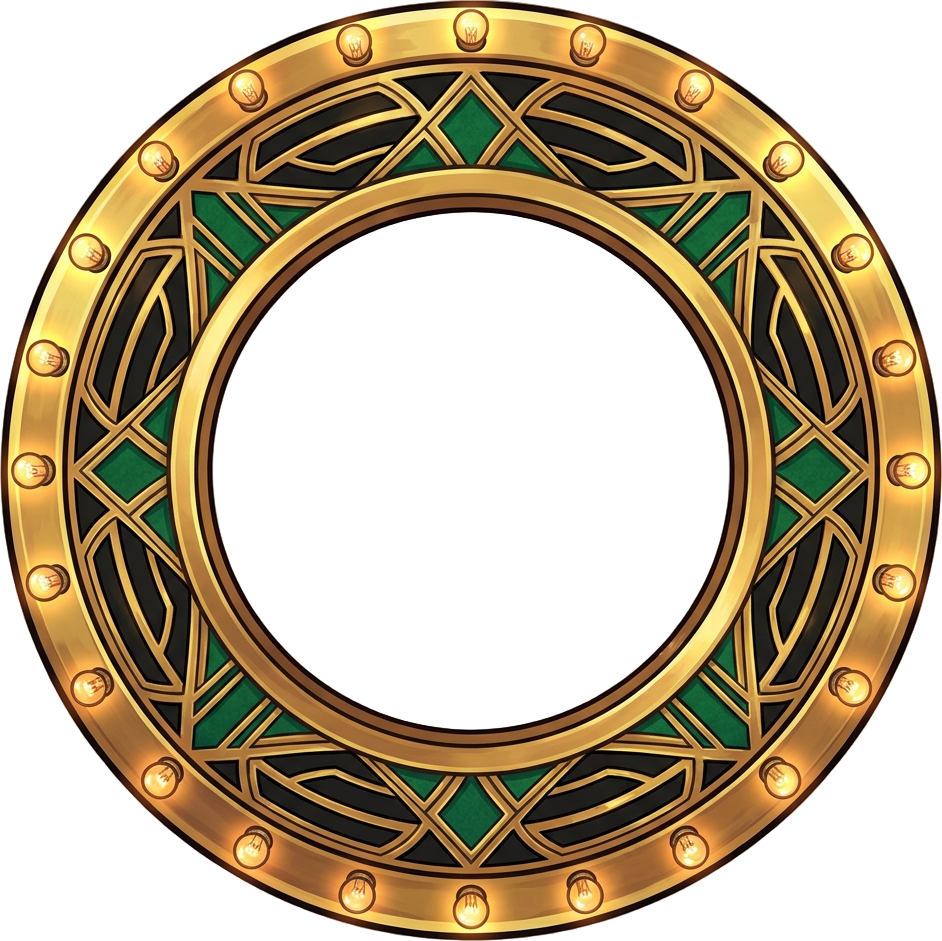
#> input picture .playbot/art-src/wheel_rim_original.png, 942 x 941 px
$ python remap_rim.py
#> lines starting #> are read from the running program, lines starting #| are printed output that depends on the picture
import os
from PIL import Image
import numpy as np
from scipy.ndimage import map_coordinates
# Project root, three levels above this file (.playbot/tools/<script>.py).
ROOT = os.path.abspath(__file__).replace("\\", "/").rsplit("/", 3)[0] + "/"
src = np.asarray(Image.open(ROOT + ".playbot/art-src/wheel_rim_original.png").convert("RGBA")).astype(np.float32)
H,W,_ = src.shape; cx, cy, R = 471.0, 470.0, 470.0
#> after `H, W, _ = src.shape`: H = 941; W = 942
N = 1024; out_c = N/2; OR = N/2 - 2
yy, xx = np.mgrid[0:N, 0:N].astype(np.float32)
dx, dy = xx-out_c, yy-out_c
r = np.sqrt(dx*dx+dy*dy)/OR; th = np.arctan2(dy, dx)
# output radial bands -> source radial ratio
# [0.80,0.86] -> src [0.585,0.645] inner gold lip ; [0.86,1.0] -> src [0.865,1.0] outer bulb band
src_r = np.where(r < 0.86, 0.585 + (r-0.80)/(0.06)*(0.645-0.585), 0.865 + (r-0.86)/(0.14)*(1.0-0.865))
sx = cx + src_r*R*np.cos(th); sy = cy + src_r*R*np.sin(th)
out = np.zeros((N,N,4), np.float32)
for c in range(4):
    out[...,c] = map_coordinates(src[...,c], [sy, sx], order=1, mode='constant', cval=0)
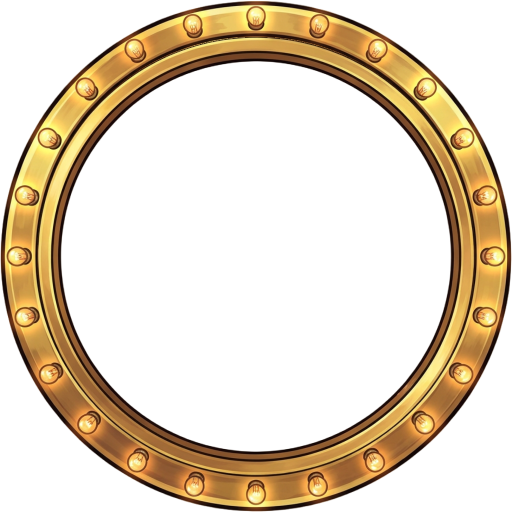
#> out: shape (1024, 1024, 4) float32 (shown at 1/2 size); mean R, G, B, A 58.4, 43.8, 22.9, 82.9; transparent parts drawn white
out[...,3] *= (r >= 0.80)  # hole
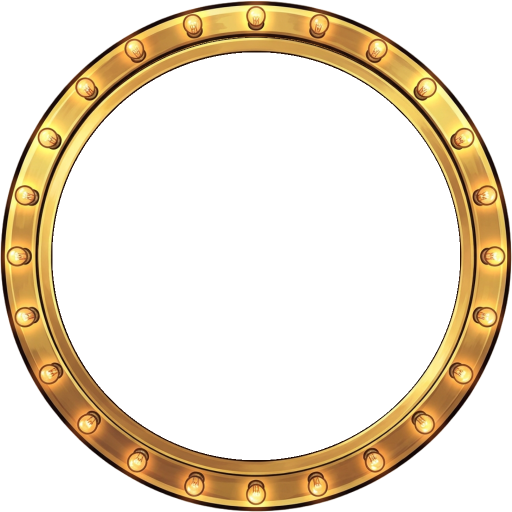
#> out: shape (1024, 1024, 4) float32 (shown at 1/2 size); mean R, G, B, A 58.4, 43.8, 22.9, 71.8; transparent parts drawn white
# soft AA at hole edge
edge = np.clip((r-0.80)/0.004, 0, 1); out[...,3] *= edge
Image.fromarray(out.clip(0,255).astype(np.uint8)).save(ROOT + "Assets/Art/Wheel/wheel_rim.png")
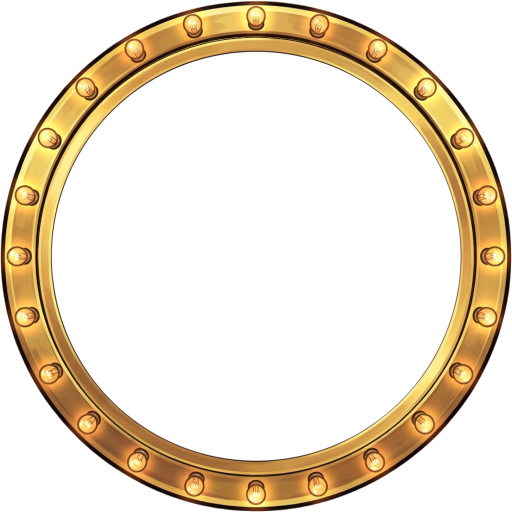
#> saved as wheel_rim.png: PIL image 1024x1024 RGBA (shown at 1/2 size); mean R, G, B, A 58.2, 43.7, 22.7, 71; transparent parts drawn white
# detect bulbs on src ring ~0.955
lum = 0.3*src[...,0]+0.59*src[...,1]+0.11*src[...,2]
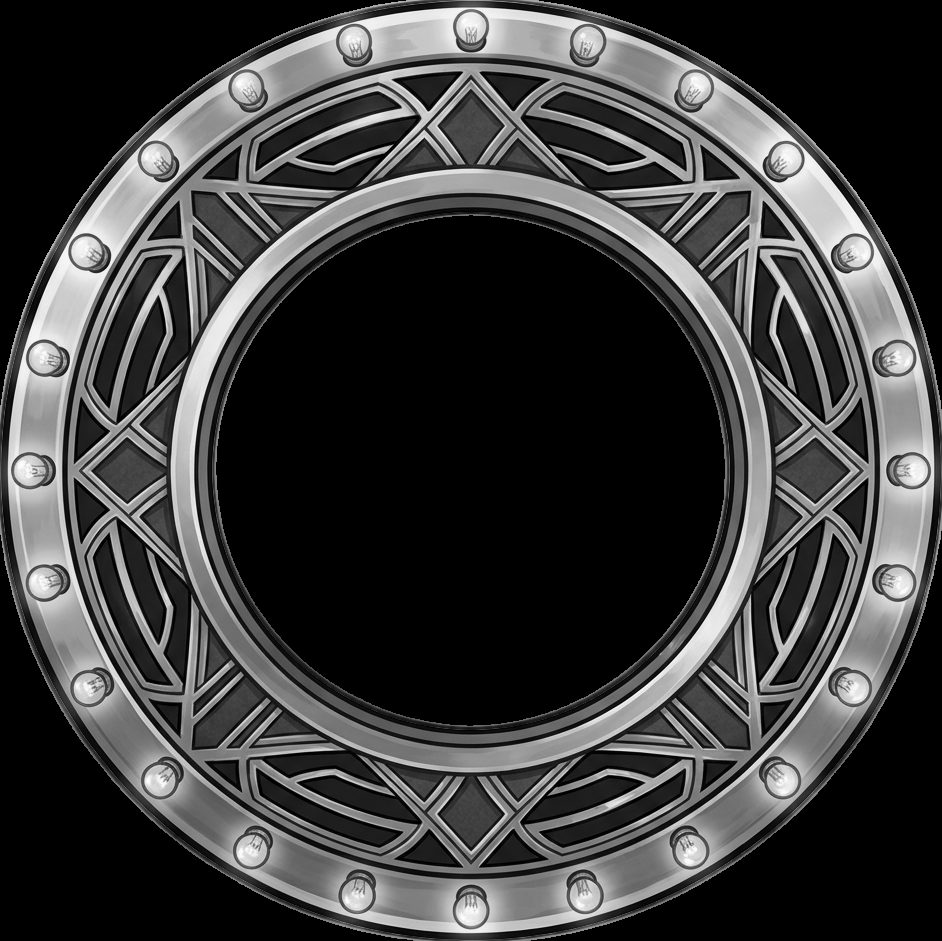
#> lum: shape (941, 942) float32; min 0, max 254.2, mean 62.1
best=None
for rr in np.arange(0.93,0.985,0.005):
    t = np.linspace(-np.pi, np.pi, 2880, endpoint=False)
    v = lum[(cy+rr*R*np.sin(t)).astype(int), (cx+rr*R*np.cos(t)).astype(int)]
    peaks=[]; thr = np.percentile(v, 85)
    above = v>thr
    # group contiguous segments
    i=0; n=len(v)
    segs=[]
    while i<n:
        if above[i]:
            j=i
            while j<n and above[j]: j+=1
            segs.append((i,j)); i=j
        else: i+=1
    cnt=len(segs)
    if best is None or abs(cnt-0)>=0:
        print(round(rr,3), "segments", cnt)
#> this loop made 11 passes
#> thr on passes 1 to 11: 209.5, 216, 221.5, 222.6, 223.4, 225.6, 224.7, 233.3, 231.3, 230.6, 231.3
#> after the loop, j = 2879
